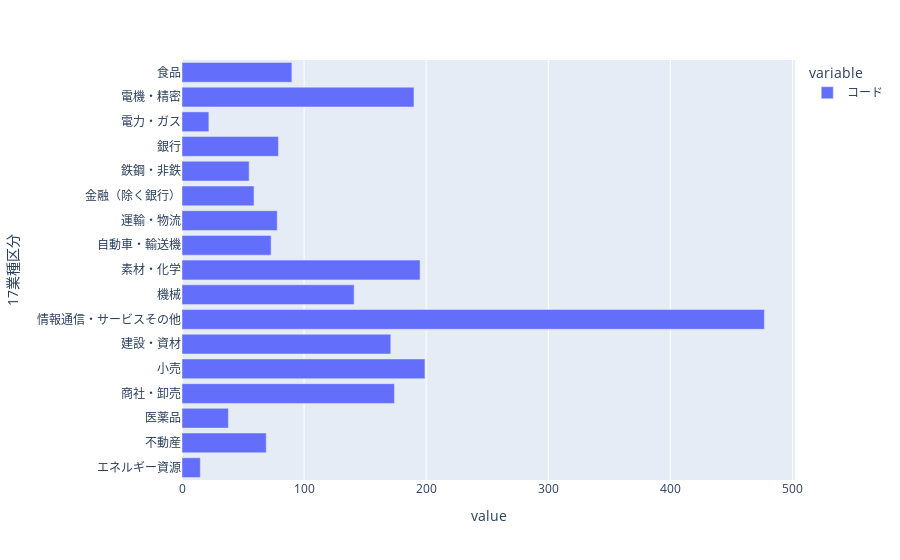

Notebook code for this chart:
### Markdown cell above
## 東証における17業種区分での企業数

### Code cell
import pandas as pd
companies = pd.read_csv("TSE_corp_list.csv")

# TSEコードと 17業種区分のみ取り出して，業種区分でグループ化
companies = companies[['コード', '17業種区分']]
kubun = companies.groupby('17業種区分').count()

# 可視化
import plotly_express as px
fig = px.bar(kubun, orientation='h') # orientation='h' は horizontal を意味する
fig.show()

### Figure 1 — Plotly figure (JSON) as saved in the notebook; plotly's stock layout.template omitted (floating-point values rounded to 4 significant figures)
{"data": [{"alignmentgroup": "True", "hovertemplate": "variable=コード<br>value=%{x}<br>17業種区分=%{y}<extra></extra>", "legendgroup": "コード", "marker": {"color": "#636efa"}, "name": "コード", "offsetgroup": "コード", "orientation": "h", "showlegend": true, "textposition": "auto", "type": "bar", "x": [15, 69, 38, 174, 199, 171, 477, 141, 195, 73, 78, 59, 55, 79, 22, 190, 90], "xaxis": "x", "y": ["エネルギー資源", "不動産", "医薬品", "商社・卸売", "小売", "建設・資材", "情報通信・サービスその他", "機械", "素材・化学", "自動車・輸送機", "運輸・物流", "金融（除く銀行）", "鉄鋼・非鉄", "銀行", "電力・ガス", "電機・精密", "食品"], "yaxis": "y"}], "layout": {"barmode": "relative", "legend": {"title": {"text": "variable"}, "tracegroupgap": 0}, "margin": {"t": 60}, "xaxis": {"anchor": "y", "domain": [0, 1], "title": {"text": "value"}}, "yaxis": {"anchor": "x", "domain": [0, 1], "title": {"text": "17業種区分"}}}}
